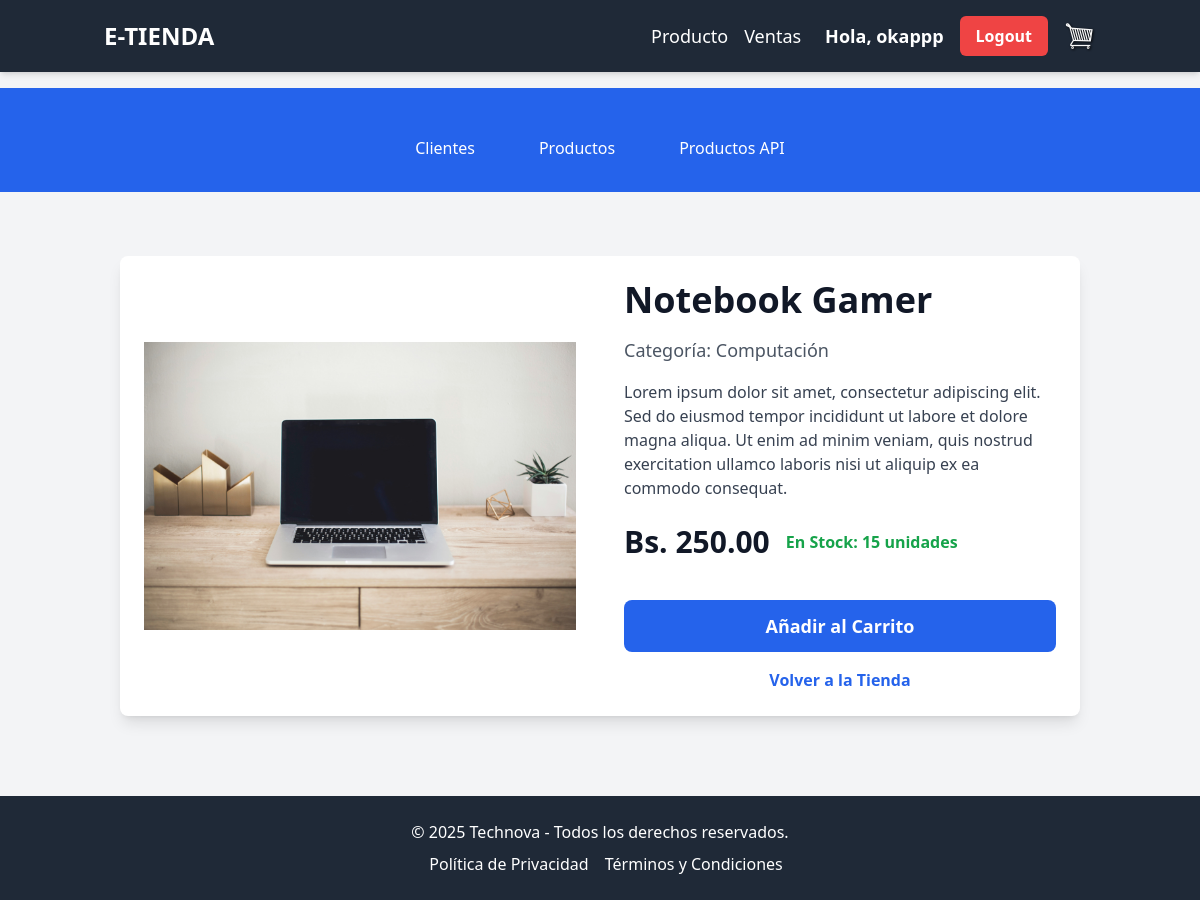
The page /store/producto/2/ (signed in) on the database its author committed.
### store/models.py (models this page shows, shortened)
class Producto(models.Model):
    nombre = models.CharField(max_length=100, help_text="Nombre del Producto")
    precio = models.DecimalField(max_digits=10, decimal_places=2, null=True, help_text="Precio")
    stock = models.IntegerField(null=True, help_text="Cantidad en stock")
    imagen = models.ImageField(upload_to='productos', null=True)
    categoria = models.ForeignKey('Categoria', on_delete=models.SET_NULL, null=True)

class Categoria(models.Model):
    nombre = models.CharField(max_length=100, help_text="Categoría del Producto")

### store/views.py (the view)
# urls.py: path('producto/<int:pk>/',views.detail_producto, name='detail_producto'),
def detail_producto(request,pk):
    producto_obj = get_object_or_404(Producto, id=pk)
    context = {
        'producto':producto_obj
    }
    return render(request,"store/detalle_producto.html",context)

### store/templates/store/detalle_producto.html (shortened to what this page needs)
{% extends 'store/main.html' %}
{% load static %}
{% block content %}
<div class="container mx-auto px-4 py-8">
    {% if error_message %}
        <div class="bg-red-100 border border-red-400 text-red-700 px-4 py-3 rounded relative mb-4" role="alert">
            <strong class="font-bold">¡Error!</strong>
            <span class="block sm:inline">{{ error_message }}</span>
        </div>
        <a href="{% url 'store' %}" class="block text-center mt-4 text-blue-600 hover:text-blue-800 font-semibold">Volver a la Tienda</a>
    {% elif producto %}
        <div class="bg-white rounded-lg shadow-lg overflow-hidden md:flex">
            <div class="md:w-1/2 p-6 flex items-center justify-center">
                {% if producto.imagen %}
                    <img class="max-w-full max-h-96 object-contain" src="{{ producto.imagen.url }}" alt="{{ producto.nombre }}">
                {% else %}
                    <img class="max-w-full max-h-96 object-contain" src="{% static 'images/placeholder.jpg' %}" alt="Imagen no disponible">
                {% endif %}
            </div>
            <div class="md:w-1/2 p-6 flex flex-col justify-between">
                <div>
                    <h1 class="text-4xl font-bold text-gray-900 mb-4">{{ producto.nombre }}</h1>
                    <p class="text-gray-600 mb-4 text-lg">Categoría: {{ producto.categoria.nombre }}</p>
                    <p class="text-gray-700 mb-6 text-base">Lorem ipsum dolor sit amet, consectetur adipiscing elit. Sed do eiusmod tempor incididunt ut labore et dolore magna aliqua. Ut enim ad minim veniam, quis nostrud exercitation ullamco laboris nisi ut aliquip ex ea commodo consequat.</p>
                    <div class="flex items-center mb-4">
                        <span class="text-3xl font-bold text-gray-900 mr-4">Bs. {{ producto.precio }}</span>
                        {% if producto.stock > 0 %}
                            <span class="text-green-600 font-semibold">En Stock: {{ producto.stock }} unidades</span>
                        {% else %}
                            <span class="text-red-600 font-semibold">Sin Stock</span>
                        {% endif %}
                    </div>
                </div>
                <div class="mt-6">
                    <button
                        data-product="{{ producto.id }}"
                        data-action="add"
                        class="bg-blue-600 hover:bg-blue-700 text-white font-bold py-3 px-6 rounded-lg text-lg transition duration-300 w-full update-cart">
                        Añadir al Carrito
                    </button>
                    <a href="{% url 'store' %}" class="block text-center mt-4 text-blue-600 hover:text-blue-800 font-semibold">Volver a la Tienda</a>
                </div>
            </div>
        </div>
    {% else %}
        <p class="text-gray-600 text-center">No se pudieron cargar los detalles del producto.</p>
        <a href="{% url 'store' %}" class="block text-center mt-4 text-blue-600 hover:text-blue-800 font-semibold">Volver a la Tienda</a>
    {% endif %}
</div>
{% endblock %}

### store/templates/store/main.html (shortened to what this page needs)
{% load static %}
<!DOCTYPE html>
<html lang="es" class="h-full">
  <head>
    <script src="https://cdn.tailwindcss.com"></script>
  </head>
  <body class="flex flex-col min-h-screen bg-gray-100 text-gray-800 font-sans antialiased">
    <nav class="bg-gray-800 text-white shadow-md py-4">
      <div class="container mx-auto flex items-center justify-between px-4">
        <a class="text-2xl font-bold hover:text-gray-300 transition duration-300" href="{% url 'store' %}">E-TIENDA</a>
        <div class="flex items-center space-x-6">
          <ul class="flex space-x-4">
            <li>
              <a class="hover:text-gray-300 text-lg transition duration-300" href="{% url 'store' %}">Producto</a>
            </li>
            <li>
              <a class="hover:text-gray-300 text-lg transition duration-300" href="{% url 'cart' %}">Ventas</a>
            </li>
          </ul>
          <div class="flex items-center space-x-4 ml-6">
              {% if user.is_authenticated %}
                  <span class="text-white text-lg font-semibold hidden md:block">Hola, {{ user.username }}</span>
    <form action="{% url 'logout' %}" method="post" class="inline">
        <button type="submit" class="bg-red-500 hover:bg-red-600 text-white font-semibold py-2 px-4 rounded-md transition duration-300">
            Logout
        </button>
    </form>
              {% else %}
                  <a href="{% url 'login' %}" class="bg-blue-500 hover:bg-blue-600 text-white font-semibold py-2 px-4 rounded-md transition duration-300">
                      Login
                  </a>
              {% endif %}
              <a href="{% url 'cart' %}" class="relative">
                  <img id="cart-icon" src="{% static 'images/cart.png' %}" class="w-8 h-8" alt="Carrito de compras" />
              </a>
          </div>
        </div>
      </div>
    </nav>
    <div class="bg-blue-600 py-3 mt-4">
      <div class="bg-blue-600 py-3 mt-4">
  <div class="container mx-auto px-4">
    <ul class="flex justify-center space-x-8 text-white font-medium">
      {% if user.is_authenticated %}
        <li>
          <button
            class="py-2 px-4 rounded-md hover:bg-blue-700 transition duration-300"
            onclick="window.location.href='{% url 'clientes' %}'"
          >
            Clientes
          </button>
        </li>
      {% endif %}
      <li>
        <button
            class="py-2 px-4 rounded-md hover:bg-blue-700 transition duration-300"
            onclick="window.location.href='{% url 'store' %}'"
          >
            Productos
          </button>
      </li>
      <li>
        <button
          class="py-2 px-4 rounded-md hover:bg-blue-700 transition duration-300"
          onclick="window.location.href='{% url 'fake_products' %}'"
        >
          Productos API
        </button>
      </li>
    </ul>
  </div>
</div>
    </div>
    <main class="flex-grow container mx-auto mt-8 px-4">
      {% block content %}{% endblock %}
    </main>
    <footer class="bg-gray-800 text-white text-center py-6 mt-12">
      <p class="mb-2">&copy; 2025 Technova - Todos los derechos reservados.</p>
      <p>
        <a href="#" class="text-white hover:text-gray-400 mx-3">Política de Privacidad</a>
        <a href="#" class="text-white hover:text-gray-400">Términos y Condiciones</a>
      </p>
    </footer>
  </body>
</html>

### rows shown on the page
Producto: imagen (picture), nombre "Notebook Gamer", categoria.nombre "Computación", precio "250.00", stock "15"

### other values the page prints
{{ user.username }} "okappp"
